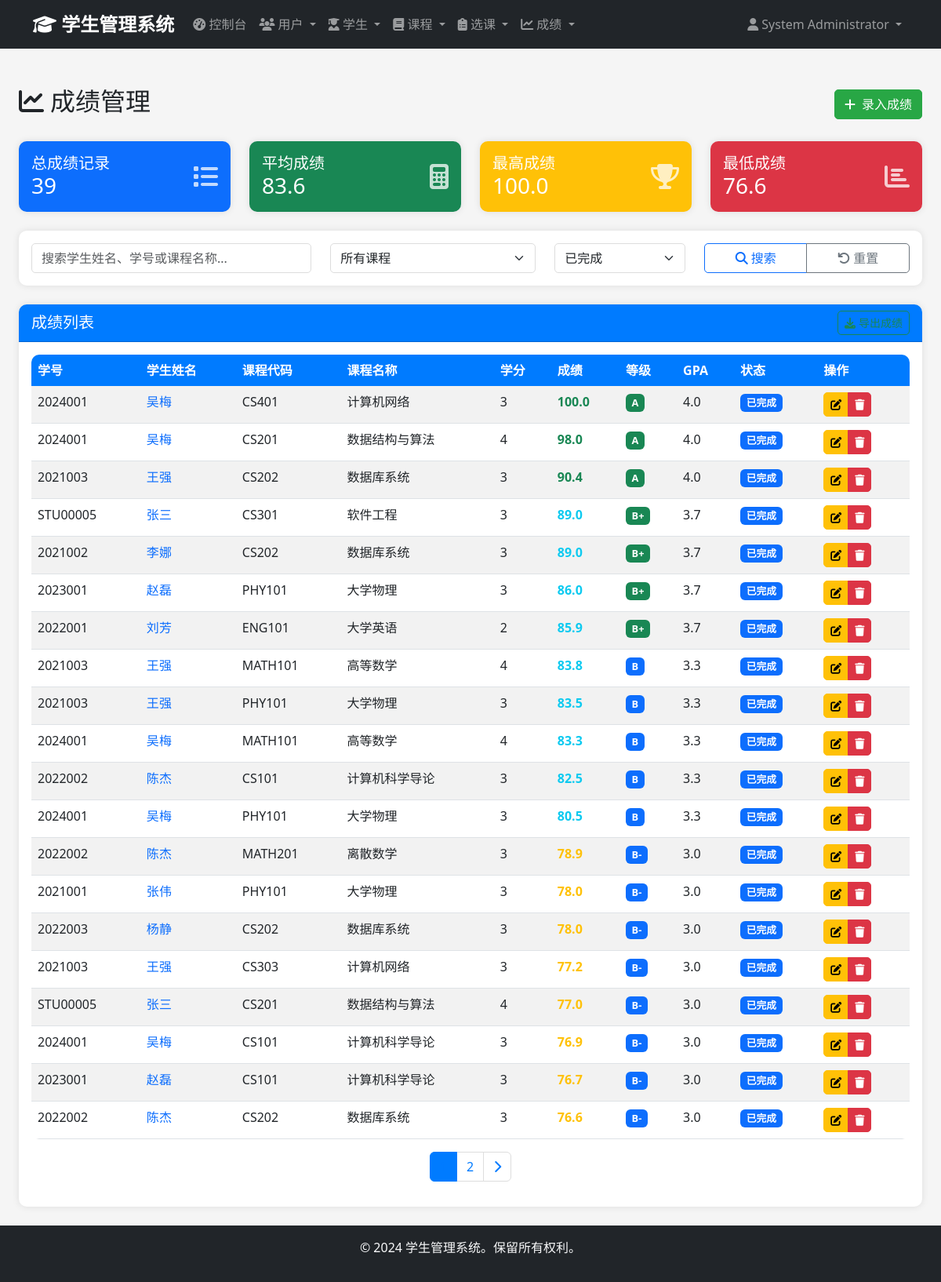
The page /admin/grades (signed in) on the database as committed earlier.
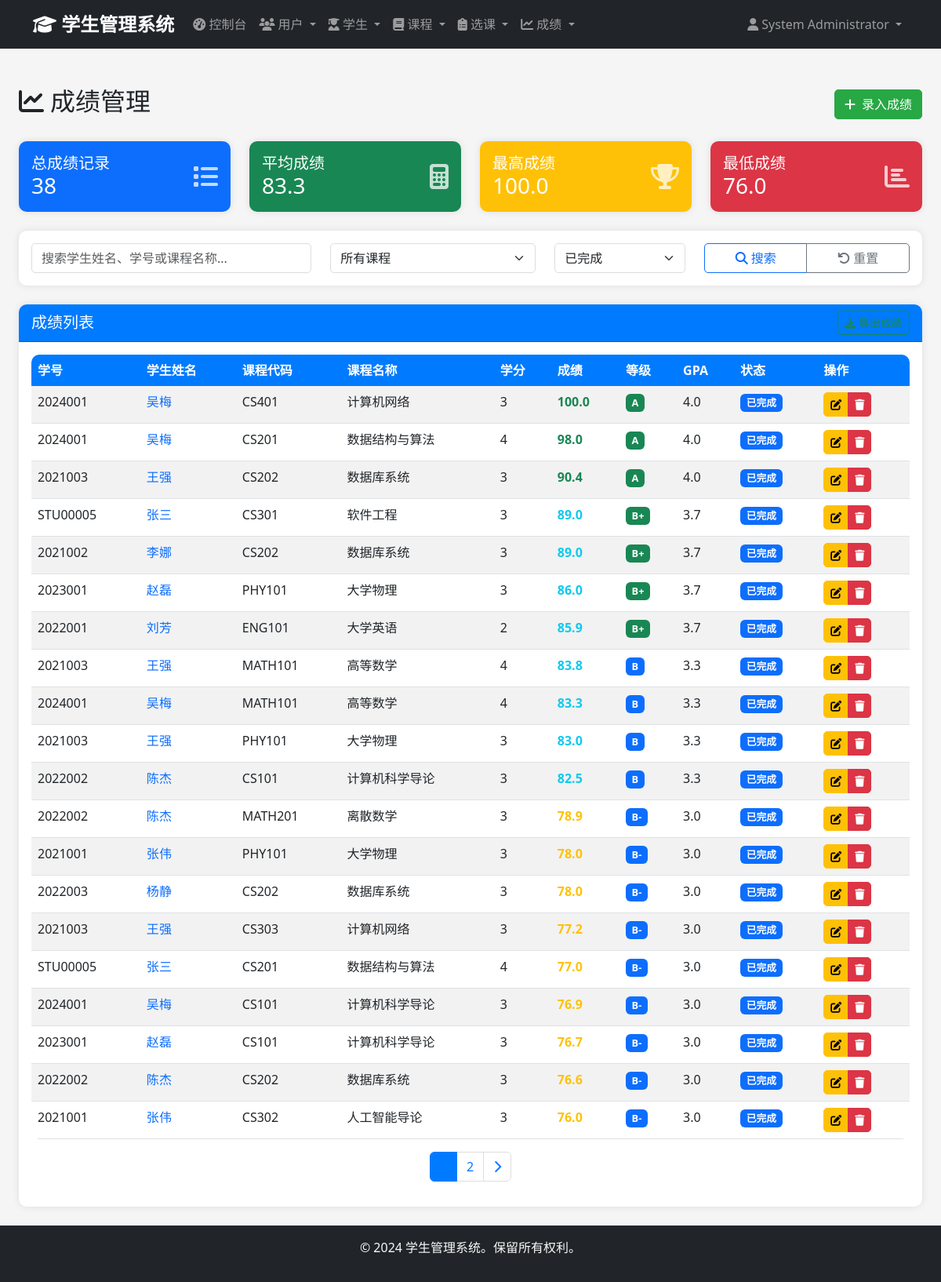
The same page on the database as committed later.
### app/models/enrollment.py (models this page shows, shortened)
class Enrollment(db.Model):
    __tablename__ = 'enrollments'
    id = db.Column(db.Integer, primary_key=True)
    student_id = db.Column(db.Integer, db.ForeignKey('students.id'), nullable=False)
    course_id = db.Column(db.Integer, db.ForeignKey('courses.id'), nullable=False)
    enrollment_date = db.Column(db.Date, nullable=False, default=date.today)
    status = db.Column(db.Enum('enrolled', 'completed', 'dropped', 'withdrawn', name='enrollment_status'),
                       default='enrolled')
    grade = db.Column(db.Numeric(5, 2))
    created_at = db.Column(db.DateTime, default=datetime.utcnow)
    updated_at = db.Column(db.DateTime, default=datetime.utcnow, onupdate=datetime.utcnow)
    __table_args__ = (db.UniqueConstraint('student_id', 'course_id', name='unique_enrollment'),)

### app/models/student.py (models this page shows, shortened)
class Student(db.Model):
    __tablename__ = 'students'
    id = db.Column(db.Integer, primary_key=True)
    student_id = db.Column(db.String(20), unique=True, nullable=False)
    first_name = db.Column(db.String(50), nullable=False)
    last_name = db.Column(db.String(50), nullable=False)
    birth_date = db.Column(db.Date)
    gender = db.Column(db.Enum('Male', 'Female', 'Other', name='gender'))
    email = db.Column(db.String(100), unique=True, nullable=False)
    phone = db.Column(db.String(20))
    address = db.Column(db.Text)
    major = db.Column(db.String(100))
    enrollment_year = db.Column(db.Integer)
    created_at = db.Column(db.DateTime, default=datetime.utcnow)
    updated_at = db.Column(db.DateTime, default=datetime.utcnow, onupdate=datetime.utcnow)
    enrollments = db.relationship('Enrollment', backref='student', lazy='dynamic', cascade='all, delete-orphan')

### app/models/course.py (models this page shows, shortened)
class Course(db.Model):
    __tablename__ = 'courses'
    id = db.Column(db.Integer, primary_key=True)
    course_code = db.Column(db.String(20), unique=True, nullable=False)
    course_name = db.Column(db.String(100), nullable=False)
    description = db.Column(db.Text)
    credits = db.Column(db.Integer, nullable=False, default=3)
    department = db.Column(db.String(100))
    instructor = db.Column(db.String(100))
    created_at = db.Column(db.DateTime, default=datetime.utcnow)
    updated_at = db.Column(db.DateTime, default=datetime.utcnow, onupdate=datetime.utcnow)
    enrollments = db.relationship('Enrollment', backref='course', lazy='dynamic', cascade='all, delete-orphan')

### app/views/admin.py (the view, shortened to what this page needs)
@admin_bp.route('/grades')
@login_required
@admin_required
def grades():
    page = request.args.get('page', 1, type=int)
    search = request.args.get('search', '')
    course_filter = request.args.get('course', '')
    status_filter = request.args.get('status', 'completed')
    query = Enrollment.query.join(Student).join(Course)
    query = query.filter(Enrollment.grade.isnot(None))
    if course_filter:
        query = query.filter(Course.id == course_filter)
    if status_filter:
        query = query.filter(Enrollment.status == status_filter)
    enrollments = query.order_by(Enrollment.grade.desc()).paginate(
        page=page,
        per_page=20,
        error_out=False
    )
    courses = Course.query.order_by(Course.course_name).all()
    return render_template('admin/grades/index.html',
                         enrollments=enrollments,
                         search=search,
                         course_filter=course_filter,
                         status_filter=status_filter,
                         courses=courses)

### app/models/user.py (called while the page is built)
    def is_admin(self):
        return self.role == 'admin'

### app/views/auth.py (called while the page is built)
def admin_required(f):
    @wraps(f)
    def decorated_function(*args, **kwargs):
        if not current_user.is_authenticated or not current_user.is_admin():
            flash('访问被拒绝。需要管理员权限。', 'error')
            return redirect(url_for('auth.login'))
        return f(*args, **kwargs)
    return decorated_function

### app/templates/admin/grades/index.html (shortened to what the changed rows need)
{% extends "base.html" %}
{% block content %}
<div class="container-fluid mt-4">
    <div class="d-flex justify-content-between align-items-center mb-4">
        <div class="d-flex align-items-center">
            <h2>
                <i class="fas fa-chart-line me-2"></i>成绩管理
            </h2>
        </div>
    </div>
    <div class="row mb-4">
        <div class="col-md-3">
            <div class="card bg-primary text-white">
                <div class="card-body">
                    <div class="d-flex align-items-center">
                        <div class="flex-grow-1">
                            <h5 class="card-title mb-0">总成绩记录</h5>
                            <h3 class="mb-0">{{ enrollments.total }}</h3>
                        </div>
                    </div>
                </div>
            </div>
        </div>
        <div class="col-md-3">
            <div class="card bg-success text-white">
                <div class="card-body">
                    <div class="d-flex align-items-center">
                        <div class="flex-grow-1">
                            <h5 class="card-title mb-0">平均成绩</h5>
                            <h3 class="mb-0">
                                {% set grades = enrollments.items | selectattr('grade') | map(attribute='grade') | list %}
                                {% if grades %}
                                    {{ "%.1f"|format(grades | sum / grades | length) }}
                                {% else %}
                                    0
                                {% endif %}
                            </h3>
                        </div>
                    </div>
                </div>
            </div>
        </div>
                                {% set grades = enrollments.items | selectattr('grade') | map(attribute='grade') | list %}
        <div class="col-md-3">
            <div class="card bg-danger text-white">
                <div class="card-body">
                    <div class="d-flex align-items-center">
                        <div class="flex-grow-1">
                            <h5 class="card-title mb-0">最低成绩</h5>
                            <h3 class="mb-0">
                                {% set grades = enrollments.items | selectattr('grade') | map(attribute='grade') | list %}
                                {% if grades %}
                                    {{ "%.1f"|format(grades | min) }}
                                {% else %}
                                    0
                                {% endif %}
                            </h3>
                        </div>
                    </div>
                </div>
            </div>
        </div>
    </div>
    <div class="card">
        <div class="card-body">
            {% if enrollments %}
            <div class="table-responsive">
                <table class="table table-striped table-hover">
                    <thead class="table-dark">
                        <tr>
                            <th>学号</th>
                            <th>学生姓名</th>
                            <th>课程代码</th>
                            <th>课程名称</th>
                            <th>学分</th>
                            <th>成绩</th>
                            <th>等级</th>
                            <th>GPA</th>
                            <th>状态</th>
                            <th>操作</th>
                        </tr>
                    </thead>
                    <tbody>
                        {% for enrollment in enrollments %}
                        <tr>
                            <td>{{ enrollment.student.student_id }}</td>
                            <td>
                                <a href="#" class="text-decoration-none">
                                    {{ enrollment.student.first_name }}{{ enrollment.student.last_name }}
                                </a>
                            </td>
                            <td>{{ enrollment.course.course_code }}</td>
                            <td>{{ enrollment.course.course_name }}</td>
                            <td>{{ enrollment.course.credits }}</td>
                            <td>
                                <span class="fw-bold {% if enrollment.grade >= 90 %}text-success{% elif enrollment.grade >= 80 %}text-info{% elif enrollment.grade >= 70 %}text-warning{% else %}text-danger{% endif %}">
                                    {{ "%.1f"|format(enrollment.grade) }}
                                </span>
                            </td>
                            <td>
                                {% if enrollment.grade >= 90 %}
                                    <span class="badge bg-success">A</span>
                                {% elif enrollment.grade >= 85 %}
                                    <span class="badge bg-success">B+</span>
                                {% elif enrollment.grade >= 80 %}
                                    <span class="badge bg-primary">B</span>
                                {% elif enrollment.grade >= 75 %}
                                    <span class="badge bg-primary">B-</span>
                                {% elif enrollment.grade >= 70 %}
                                    <span class="badge bg-warning">C+</span>
                                {% elif enrollment.grade >= 65 %}
                                    <span class="badge bg-warning">C</span>
                                {% elif enrollment.grade >= 60 %}
                                    <span class="badge bg-warning">C-</span>
                                {% else %}
                                    <span class="badge bg-danger">F</span>
                                {% endif %}
                            </td>
                            <td>
                                {% if enrollment.grade >= 90 %}
                                    4.0
                                {% elif enrollment.grade >= 85 %}
                                    3.7
                                {% elif enrollment.grade >= 80 %}
                                    3.3
                                {% elif enrollment.grade >= 75 %}
                                    3.0
                                {% elif enrollment.grade >= 70 %}
                                    2.7
                                {% elif enrollment.grade >= 65 %}
                                    2.3
                                {% elif enrollment.grade >= 60 %}
                                    2.0
                                {% else %}
                                    0
                                {% endif %}
                            </td>
                            <td>
                                {% if enrollment.status == 'completed' %}
                                    <span class="badge bg-primary">已完成</span>
                                {% elif enrollment.status == 'enrolled' %}
                                    <span class="badge bg-success">进行中</span>
                                {% else %}
                                    <span class="badge bg-danger">已退课</span>
                                {% endif %}
                            </td>
                            <td>
                                <div class="btn-group" role="group">
                                    <a href="{{ url_for('admin.edit_enrollment', enrollment_id=enrollment.id) }}"
                                       class="btn btn-sm btn-warning" title="编辑成绩">
                                        <i class="fas fa-edit"></i>
                                    </a>
                                    <button type="button" class="btn btn-sm btn-danger delete-grade"
                                            data-id="{{ enrollment.id }}"
                                            data-student="{{ enrollment.student.first_name }}{{ enrollment.student.last_name }}"
                                            data-course="{{ enrollment.course.course_name }}"
                                            data-grade="{{ "%.1f"|format(enrollment.grade) }}"
                                            title="删除成绩">
                                        <i class="fas fa-trash"></i>
                                    </button>
                                </div>
                            </td>
                        </tr>
                        {% endfor %}
                    </tbody>
                </table>
            </div>
            {% if enrollments.pages > 1 %}
            <nav aria-label="成绩列表分页">
                <ul class="pagination justify-content-center">
                    {% for page_num in enrollments.iter_pages() %}
                        {% if page_num %}
                            {% if page_num != enrollments.page %}
                            <li class="page-item">
                                <a class="page-link" href="{{ url_for('admin.grades', page=page_num, search=search, course=course_filter, status=status_filter) }}">
                                    {{ page_num }}
                                </a>
                            </li>
                            {% else %}
                            <li class="page-item active">
                                <span class="page-link">{{ page_num }}</span>
                            </li>
                            {% endif %}
                        {% else %}
                        <li class="page-item disabled">
                            <span class="page-link">...</span>
                        </li>
                        {% endif %}
                    {% endfor %}
                </ul>
            </nav>
            {% endif %}
            {% endif %}
        </div>
    </div>
</div>
{% endblock %}

Rows that differ between the two databases and show on the page:
no longer on this page (row edited): Enrollment: student.student_id "2024001", student.first_name "吴", student.last_name "梅", course.course_code "PHY101", course.course_name "大学物理", course.credits "3", grade "80.5", shows "B", shows "3.3", status "已完成"
shown differently, row unchanged: Enrollment (number 9 of 20 on the later page): moves up the list
changed Enrollment (number 10 of 20 on the later page): grade "83.5" → "83.0"
now on this page (row unchanged): Enrollment: student.student_id "2021001", student.first_name "张", student.last_name "伟", course.course_code "CS302", course.course_name "人工智能导论", course.credits "3", grade "76.0", shows "B-", shows "3.0", status "已完成"
Other text that changed with them:
{{ enrollments.total }}: "39" → "38"
{{ "%.1f"|format(grades | sum / grades | length) }}: "83.6" → "83.3"
{{ "%.1f"|format(grades | min) }}: "76.6" → "76.0"
